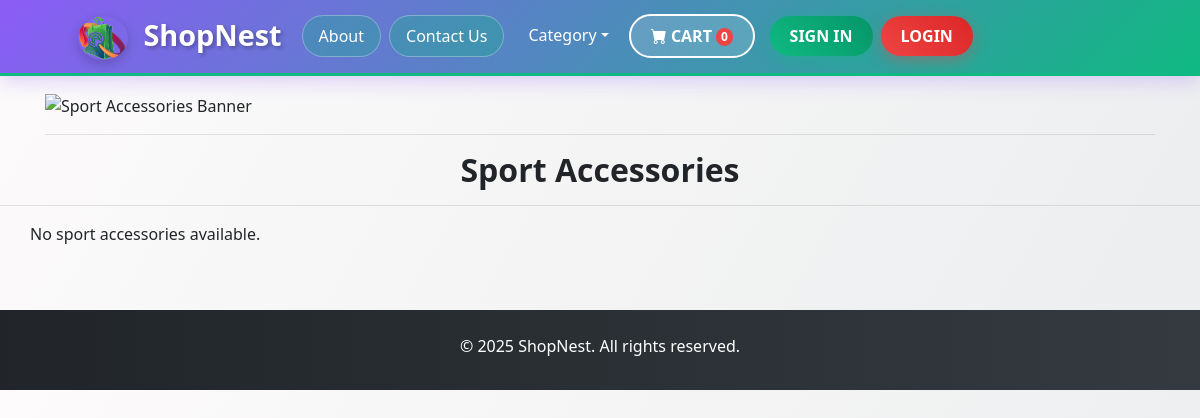
Before: /category/SportAccessories.php with the older database file.
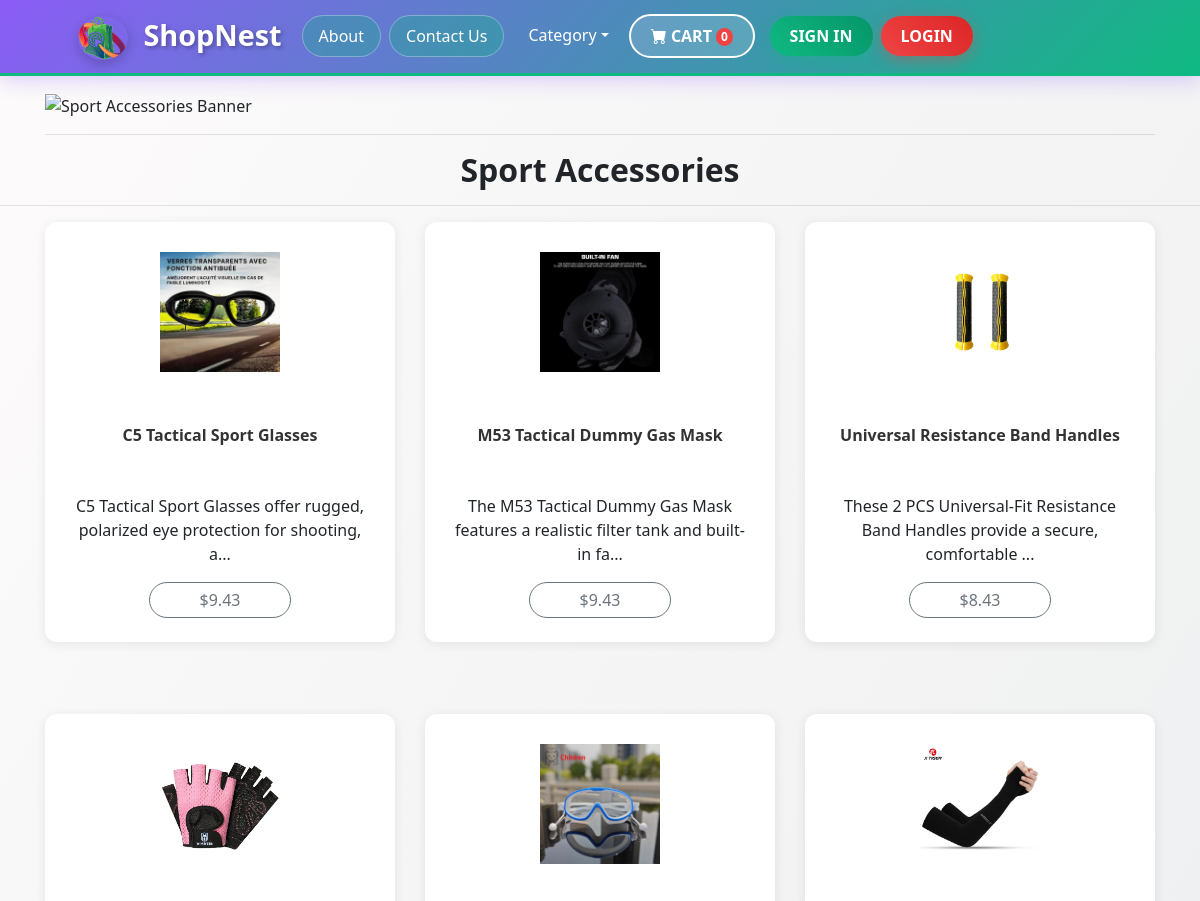
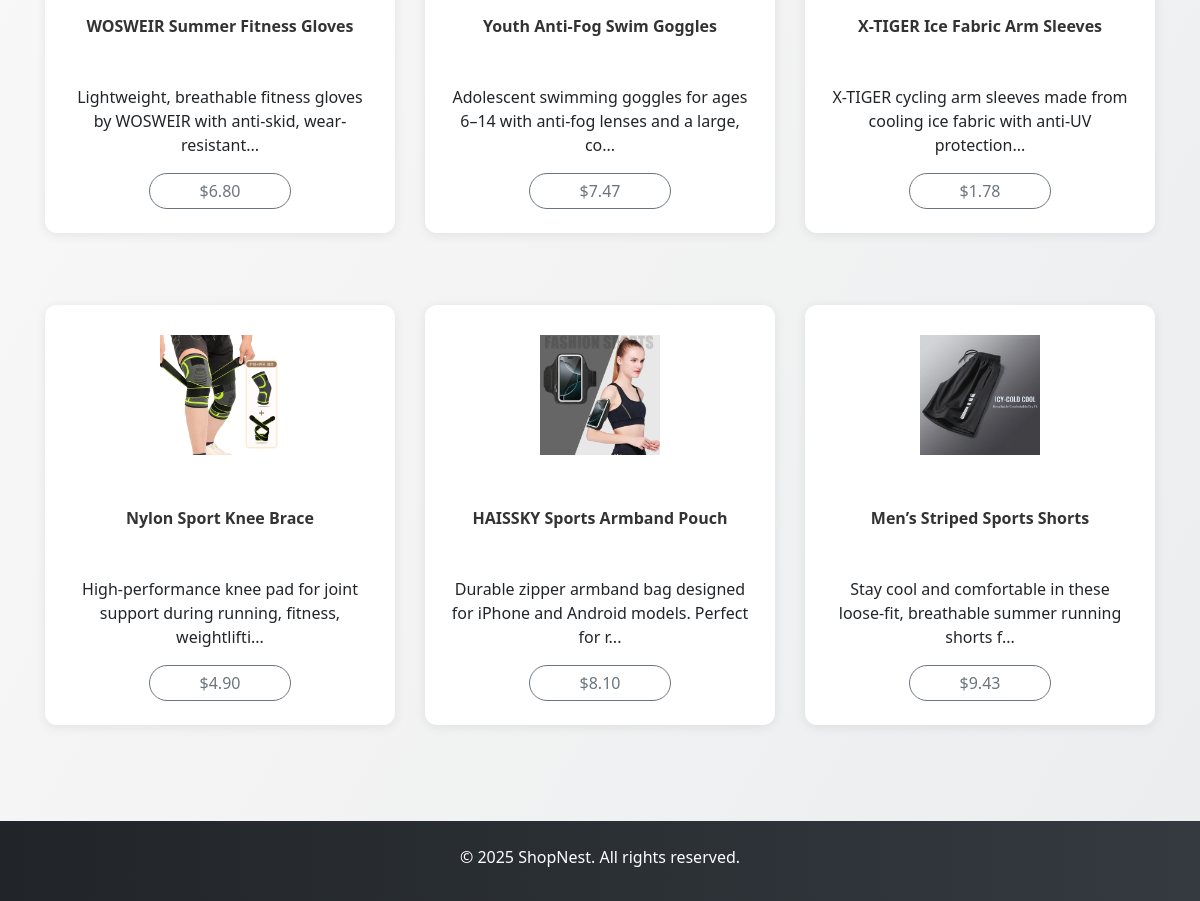
After: the same page with the newer database file (2 pictures, top to bottom).
### tables this page shows
CREATE TABLE `products` (
  `id` int(11) NOT NULL,
  `name` varchar(255) NOT NULL,
  `category` varchar(100) NOT NULL,
  `price` decimal(10,2) NOT NULL,
  `stock` int(11) NOT NULL,
  `image` varchar(255) NOT NULL,
  `description` text DEFAULT NULL
);

### category/SportAccessories.php (the view, shortened to what this page needs)
<!DOCTYPE html>
<html lang="en">
<head>
  <link href="../css/bootstrap-4.3.1.css" rel="stylesheet">
  <link href="https://cdn.jsdelivr.net/npm/bootstrap-icons@1.5.0/font/bootstrap-icons.css" rel="stylesheet" />
  <link href="../items/assets/styles.css" rel="stylesheet">
</head>
<body>
  <?php
  include("../navbar.php");
  ?>
  <div class="container mt-3">
    <div class="row">
      <div class="col-12"><img src="../images/category/b1 (4).jpg" alt="Sport Accessories Banner" width="1920" height="640" class="img-fluid"/></div>
    </div>
    <hr>
  </div>
  <h2 class="text-center">Sport Accessories</h2>
  <hr>
  <div class="container">
    <div class="row text-center">
      <?php
      include '../db.php';
      $sql = "SELECT * FROM products WHERE category = 'Sport Accessories' ORDER BY id DESC";
      $result = $conn->query($sql);
      $count = 0;
      if ($result->num_rows > 0) {
        while ($row = $result->fetch_assoc()) {
          if ($count > 0 && $count % 3 == 0) {
            echo '</div><div class="row text-center mt-4">';
          }
          echo '
          <div class="col-md-4 pb-1 pb-md-0 mb-5">
            <div class="card h-100" onclick="window.location.href=\'../product_detail.php?id=' . $row['id'] . '\';">
              <img class="card-img-top img-fluid" src="../images/products/' . $row['image'] . '" alt="' . $row['name'] . '">
              <div class="card-body p-4">
                <h5 class="card-title">' . $row['name'] . '</h5>
                <p class="card-text">' . substr($row['description'], 0, 80) . '...</p>
                <button class="btn btn-outline-secondary">$' . $row['price'] . '</button>
              </div>
            </div>
          </div>';
          $count++;
        }
      } else {
        echo '<p class="text-center">No sport accessories available.</p>';
      }
      ?>
    </div>
  </div>
  <footer class="py-4 mt-5">
    <div class="container text-center">
      <p class="m-0 text-white">© 2025 ShopNest. All rights reserved.</p>
    </div>
  </footer>
</body>
</html>

Changed rows visible on the page:
added products: image (picture), name "C5 Tactical Sport Glasses", description "C5 Tactical Sport Glasses offer rugged, polarized eye protection for shooting, a", price "9.43"
added products: image (picture), name "M53 Tactical Dummy Gas Mask", description "The M53 Tactical Dummy Gas Mask features a realistic filter tank and built-in fa", price "9.43"
added products: image (picture), name "Universal Resistance Band Handles", description "These 2 PCS Universal-Fit Resistance Band Handles provide a secure, comfortable", price "8.43"
added products: image (picture), name "WOSWEIR Summer Fitness Gloves", description "Lightweight, breathable fitness gloves by WOSWEIR with anti-skid, wear-resistant", price "6.80"
added products: image (picture), name "Youth Anti-Fog Swim Goggles", description "Adolescent swimming goggles for ages 6–14 with anti-fog lenses and a large, co", price "7.47"
added products: image (picture), name "X-TIGER Ice Fabric Arm Sleeves", description "X-TIGER cycling arm sleeves made from cooling ice fabric with anti-UV protection", price "1.78"
added products: image (picture), name "Nylon Sport Knee Brace", description "High-performance knee pad for joint support during running, fitness, weightlifti", price "4.90"
added products: image (picture), name "HAISSKY Sports Armband Pouch", description "Durable zipper armband bag designed for iPhone and Android models. Perfect for r", price "8.10"
added products: image (picture), name "Men’s Striped Sports Shorts", description "Stay cool and comfortable in these loose-fit, breathable summer running shorts f", price "9.43"
Other visible differences:
text no longer shown: "No sport accessories available."
